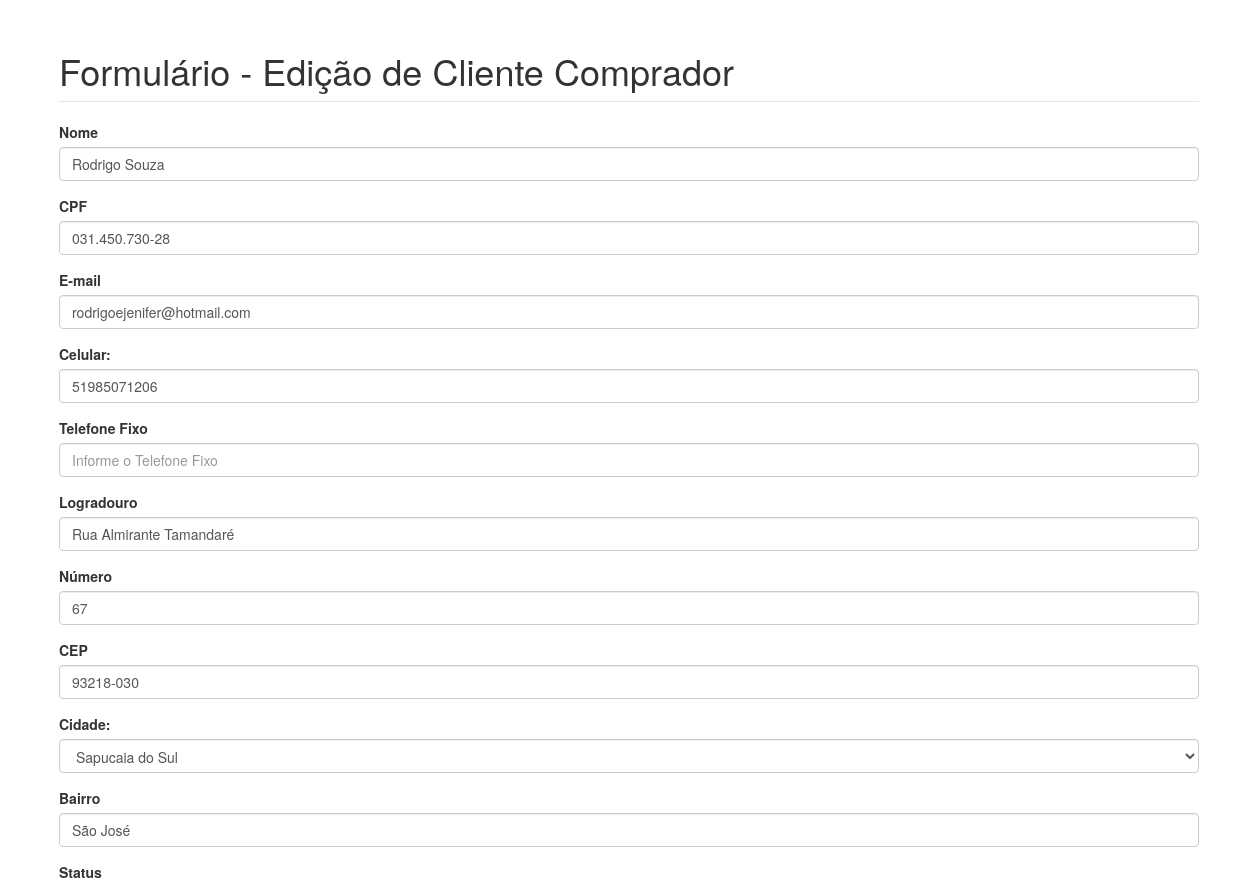
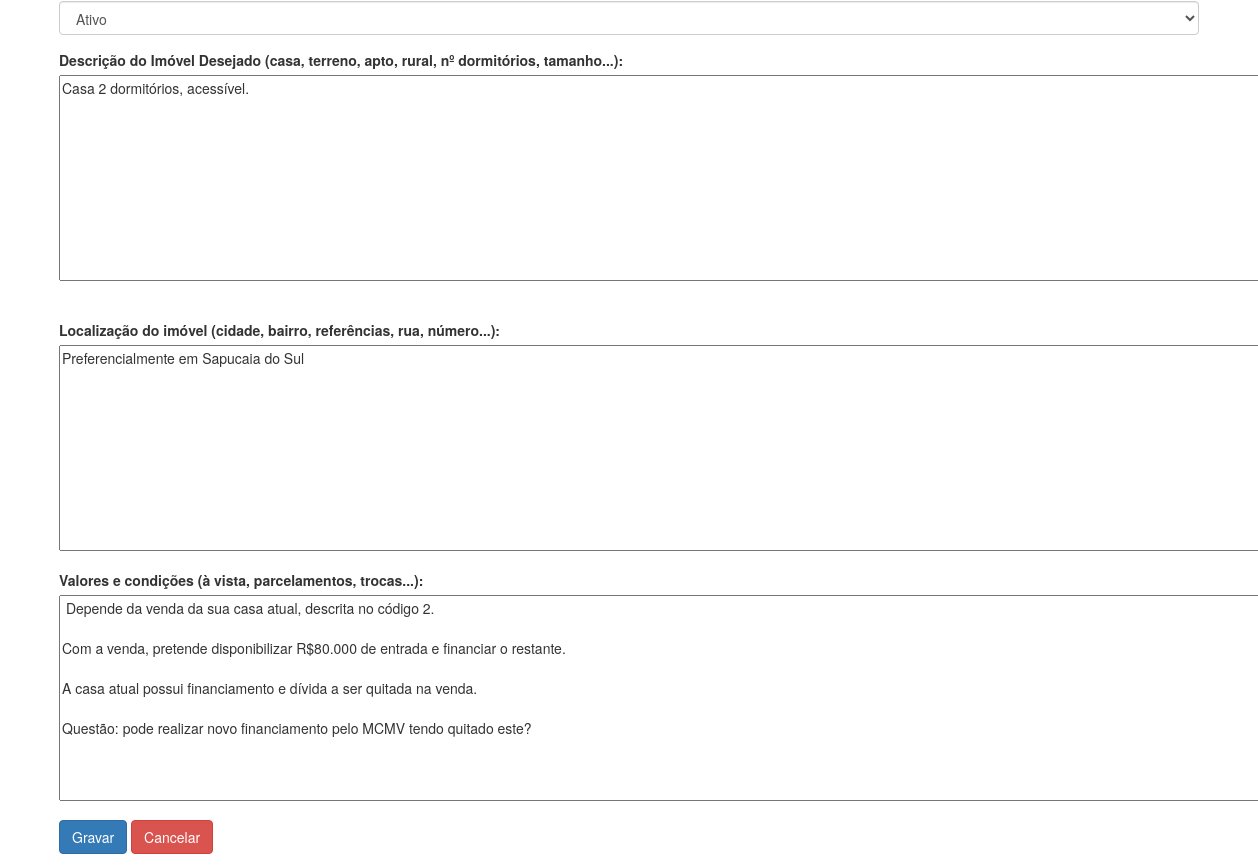
The app's page /clientecomprador/editar.php?idcliven=3 (signed in) with its own data (2 pictures, top to bottom).
### tables this page shows
CREATE TABLE IF NOT EXISTS `clientecomprador` (
  `idclicom` int(11) NOT NULL,
  `nome` varchar(255) NOT NULL,
  `cpf` varchar(14) NOT NULL,
  `email` varchar(255) NOT NULL,
  `celular` varchar(14) NOT NULL,
  `telefone` varchar(14) NOT NULL,
  `logradouro` varchar(255) NOT NULL,
  `numero` int(11) NOT NULL,
  `cep` varchar(10) NOT NULL,
  `cidade` varchar(20) NOT NULL,
  `bairro` varchar(20) NOT NULL,
  `status` varchar(8) NOT NULL,
  `obs1` text NOT NULL,
  `obs2` text NOT NULL,
  `obs3` text NOT NULL
);

### clientecomprador/editar.php (the view, shortened to what this page needs)
<?php
$id = (isset($_GET['idcliven'])) ? $_GET['idcliven'] : '';
if (!empty($id) && is_numeric($id)):
	$conexao = conexao::getInstance();
	$sql = 'SELECT * FROM clientecomprador WHERE idclicom = :id';
	$stm = $conexao->prepare($sql);
	$stm->bindValue(':id', $id);
	$stm->execute();
	$cliente = $stm->fetch(PDO::FETCH_OBJ);
endif;
?>
<!DOCTYPE html>
<html>
<head>
	<link rel="stylesheet" type="text/css" href="css/bootstrap.min.css">
	<link rel="stylesheet" type="text/css" href="css/custom.css">
</head>
<body>
	<div class='container'>
		<fieldset>
			<legend><h1>Formulário - Edição de Cliente Comprador</h1></legend>
			<?php if(empty($cliente)):?>
				<h3 class="text-center text-danger">Cliente não encontrado!</h3>
			<?php else: ?>
				<form action="action_cliente.php" method="post" id='form-contato' enctype='multipart/form-data'>
				    <div class="form-group">
				      <label for="nome">Nome</label>
				      <input type="text" class="form-control" id="nome" name="nome" value="<?=$cliente->nome?>" placeholder="Infome o Nome">
				    </div>
					<div class="form-group">
				      <label for="cpf">CPF</label>
				      <input type="text" class="form-control" id="cpf" name="cpf" value="<?=$cliente->cpf?>" placeholder="Infome o CPF">
				    </div>
				    <div class="form-group">
				      <label for="email">E-mail</label>
				      <input type="email" class="form-control" id="email" name="email" value="<?=$cliente->email?>" placeholder="Informe o E-mail">
				    </div>
				    <div class="form-group">
				      <label for="fonececel">Celular:</label>
				      <input type="text" class="form-control" id="celular" maxlength="14" name="celular" value="<?=$cliente->celular?>" placeholder="Informe o Celular">
				    </div>
					 <div class="form-group">
				      <label for="foneres">Telefone Fixo</label>
				      <input type="text" class="form-control" id="telefone" maxlength="14" name="telefone" value="<?=$cliente->telefone?>" placeholder="Informe o Telefone Fixo">
				    </div>
				    <div class="form-group">
				      <label for="logradouro">Logradouro</label>
				      <input type="text" class="form-control" id="logradouro" maxlength="200" value="<?=$cliente->logradouro?>" name="logradouro">
				    </div>
					<div class="form-group">
				      <label for="numero">Número</label>
				      <input type="text" class="form-control" id="numero" maxlength="10" value="<?=$cliente->numero?>" name="numero">
				    </div>
					<div class="form-group">
				      <label for="cep">CEP</label>
				      <input type="text" class="form-control" id="cep" maxlength="10" value="<?=$cliente->cep?>" name="cep">
				    </div>
				<div class="form-group">
					<label for="tipo">Cidade:</label>
						<select name="cidade" class="form-control" id="cidade">
							  <option value = "<?=$cliente->cidade?>"><?=$cliente->cidade?></option>;
						</select>
				</div>
				<div class="form-group">
				    <label for="bairro">Bairro</label>
				    <input type="text" class="form-control" id="bairro" maxlength="20" name="bairro" value="<?=$cliente->bairro?>" placeholder="Informe o Bairro">
				</div>
				    <div class="form-group">
				      <label for="status">Status</label>
				      <select class="form-control" name="status" id="status">
					    <option value="<?=$cliente->status?>"><?=$cliente->status?></option>
					  </select>
				    </div>
					<div class="form-group">
                      <label for="obs1">Descrição do Imóvel Desejado (casa, terreno, apto, rural, nº dormitórios, tamanho...):</label>
                       <textarea rows="10" cols="160" maxlength="500" name="obs1" ><?echo"$cliente->obs1"?></textarea>
                    </div>
                  <br />
                   <div class="form-group">
                     <label for="obs2">Localização do imóvel (cidade, bairro, referências, rua, número...):</label>
                       <textarea rows="10" cols="160" maxlength="500" name="obs2" ><?echo"$cliente->obs2"?></textarea>
                    </div>
                    <div class="form-group">
                       <label for="obs3">Valores e condições (à vista, parcelamentos, trocas...):</label>
                       <textarea rows="10" cols="160" maxlength="500" name="obs3"> <?echo"$cliente->obs3"?></textarea>
                    </div>
				    <button type="submit" class="btn btn-primary" id='botao'>
				      Gravar
				    </button>
				    <a href='index.php' class="btn btn-danger">Cancelar</a>
				</form>
			<?php endif; ?>
		</fieldset>
	</div>
</body>
</html>

### clientecomprador/css/custom.css (style rules this page uses)
fieldset { margin:1% auto; }
.container { margin-top:20px; }

### records on screen
clientecomprador: nome "Rodrigo Souza", cpf "031.450.730-28", email "rodrigoejenifer@hotmail.com", celular "51985071206", logradouro "Rua Almirante Tamandaré", numero "67", cep "93218-030", cidade "Sapucaia do Sul", bairro "São José", status "Ativo", obs1 "Casa 2 dormitórios, acessível.", obs2 "Preferencialmente em Sapucaia do Sul", obs3 "Depende da venda da sua casa atual, descrita no código 2. Com a venda, pretende disponibilizar R$80.000 de entrada e financiar o restante. A casa atual possui financiamento e dívida a ser quitada na venda. Questão: pode realizar novo financiamento pelo MCMV tendo quitado este?"
